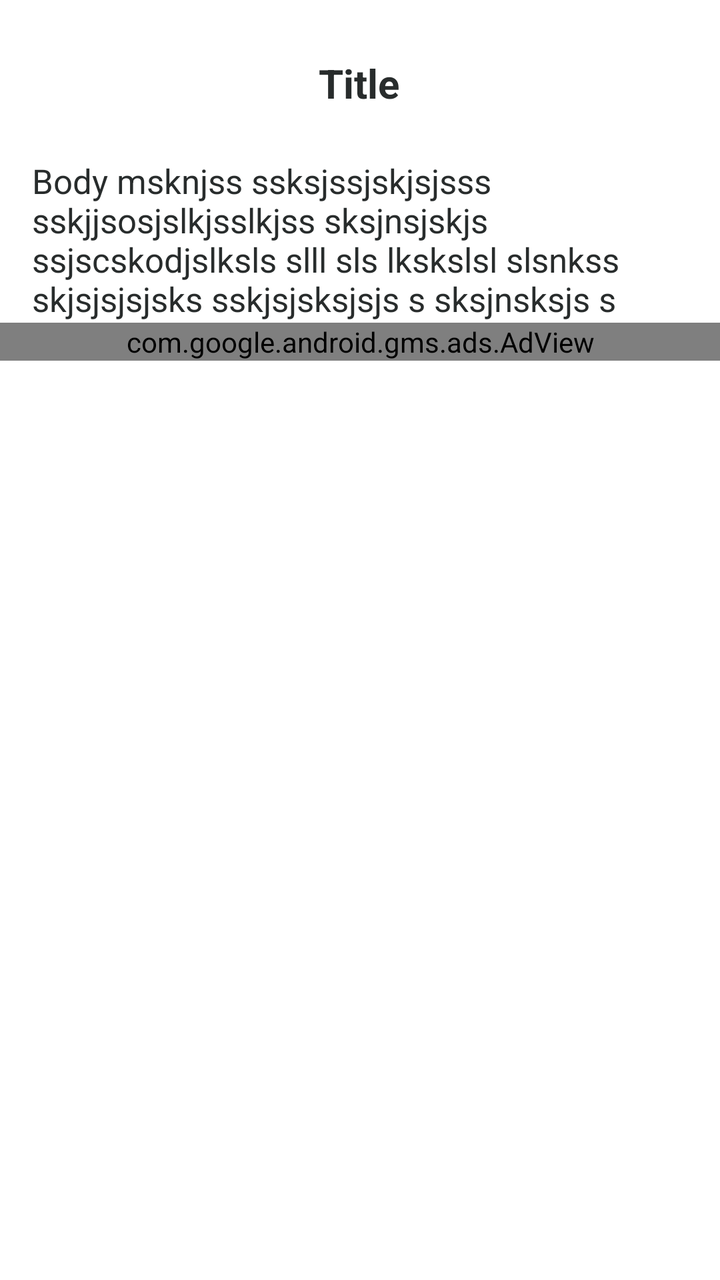
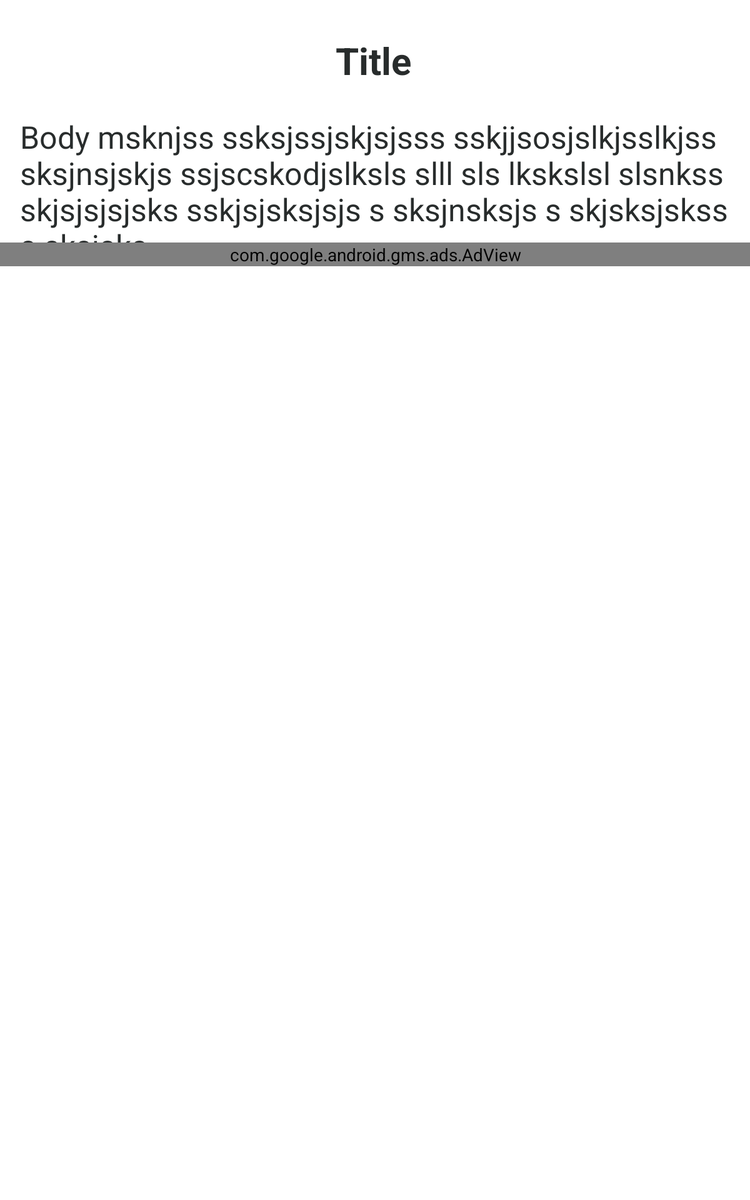

First picture: res/layout/ on a phone held upright. Second picture: the repository's own variant of that layout, on a device whose configuration matches the variant's folder. Source for both follows.
<!-- AndroidManifest.xml: application theme AppTheme -->
<!-- res/layout/facts_fragment.xml -->
<?xml version="1.0" encoding="utf-8"?>
<androidx.core.widget.NestedScrollView
    xmlns:android="http://schemas.android.com/apk/res/android"
    xmlns:tools="http://schemas.android.com/tools"
    android:layout_width="match_parent"
    android:layout_height="match_parent"
    xmlns:app="http://schemas.android.com/apk/res-auto"
    tools:context=".ui.fact.FactsFragment">

<androidx.constraintlayout.widget.ConstraintLayout
    android:layout_width="match_parent"
    android:layout_height="match_parent">

   <TextView
       android:id="@+id/fact_name"
       android:layout_width="wrap_content"
       android:layout_height="wrap_content"
       android:layout_marginStart="8dp"
       android:textColor="@color/colorBlack"
       android:layout_marginTop="28dp"
       android:layout_marginEnd="8dp"
       android:textSize="20sp"
       android:textStyle="bold"
       app:layout_constraintEnd_toEndOf="parent"
       app:layout_constraintHorizontal_bias="0.498"
       app:layout_constraintStart_toStartOf="parent"
       app:layout_constraintTop_toTopOf="parent"
       tools:text="Title" />

   <TextView
       android:id="@+id/fact_body"
       android:layout_width="0dp"
       android:layout_height="wrap_content"
       android:layout_marginStart="16dp"
       android:layout_marginTop="24dp"
       android:layout_marginEnd="16dp"
       android:textColor="@color/colorBlack"
       android:textSize="17sp"
       app:layout_constraintEnd_toEndOf="parent"
       app:layout_constraintStart_toStartOf="parent"
       app:layout_constraintTop_toBottomOf="@+id/fact_name"
       tools:text="Body msknjss ssksjssjskjsjsss sskjjsosjslkjsslkjss sksjnsjskjs ssjscskodjslksls slll sls lkskslsl slsnkss skjsjsjsjsks sskjsjsksjsjs s sksjnsksjs s skjsksjskss s sksjsks" />

   <com.google.android.gms.ads.AdView
       android:id="@+id/adV"
       android:layout_width="match_parent"
       android:layout_height="wrap_content"
       app:adSize="BANNER"
       app:adUnitId="ca-app-pub-2405193777782482/7176920316"
       app:layout_constraintBottom_toBottomOf="parent"
       app:layout_constraintEnd_toEndOf="parent"
       app:layout_constraintStart_toStartOf="parent" />

</androidx.constraintlayout.widget.ConstraintLayout>
</androidx.core.widget.NestedScrollView>
<!-- resources referenced by this layout -->
<resources>
  <color name="colorBlack">#282C2C</color>
  <style name="AppTheme" parent="Theme.MaterialComponents.Light.NoActionBar">
          <item name="colorPrimary">@color/colorPrimary</item>
          <item name="colorPrimaryDark">@color/colorPrimaryDark</item>
          <item name="colorAccent">@color/colorAccent</item>
          <item name="windowActionModeOverlay">true</item>
      </style>
  <color name="colorPrimary">#298CF6</color>
  <color name="colorPrimaryDark">#0972F1</color>
  <color name="colorAccent">#FFA501</color>
</resources>
<!-- res/layout-sw600dp/facts_fragment.xml (the repository's variant of the layout above) -->
<!-- drawn on a 7-inch tablet held upright -->
<?xml version="1.0" encoding="utf-8"?>
<androidx.core.widget.NestedScrollView
    xmlns:android="http://schemas.android.com/apk/res/android"
    xmlns:tools="http://schemas.android.com/tools"
    android:layout_width="match_parent"
    android:layout_height="match_parent"
    xmlns:app="http://schemas.android.com/apk/res-auto"
    tools:context=".ui.fact.FactsFragment">

<androidx.constraintlayout.widget.ConstraintLayout
    android:layout_width="match_parent"
    android:layout_height="match_parent">

   <TextView
       android:id="@+id/fact_name"
       android:layout_width="wrap_content"
       android:layout_height="wrap_content"
       android:layout_marginStart="8dp"
       android:textColor="@color/colorBlack"
       android:layout_marginTop="28dp"
       android:layout_marginEnd="8dp"
       android:textSize="30sp"
       android:textStyle="bold"
       app:layout_constraintEnd_toEndOf="parent"
       app:layout_constraintHorizontal_bias="0.498"
       app:layout_constraintStart_toStartOf="parent"
       app:layout_constraintTop_toTopOf="parent"
       tools:text="Title" />

   <TextView
       android:id="@+id/fact_body"
       android:layout_width="0dp"
       android:layout_height="wrap_content"
       android:layout_marginStart="16dp"
       android:layout_marginTop="24dp"
       android:layout_marginEnd="16dp"
       android:textColor="@color/colorBlack"
       android:textSize="25sp"
       app:layout_constraintEnd_toEndOf="parent"
       app:layout_constraintStart_toStartOf="parent"
       app:layout_constraintTop_toBottomOf="@+id/fact_name"
       tools:text="Body msknjss ssksjssjskjsjsss sskjjsosjslkjsslkjss sksjnsjskjs ssjscskodjslksls slll sls lkskslsl slsnkss skjsjsjsjsks sskjsjsksjsjs s sksjnsksjs s skjsksjskss s sksjsks" />

   <include
       layout="@layout/adview"
       android:id="@+id/adView"
       android:layout_width="0dp"
       android:layout_height="0dp"/>

</androidx.constraintlayout.widget.ConstraintLayout>
</androidx.core.widget.NestedScrollView>
<!-- res/layout/adview.xml (included above) -->
<?xml version="1.0" encoding="utf-8"?>
<merge
    xmlns:android="http://schemas.android.com/apk/res/android"
    xmlns:app="http://schemas.android.com/apk/res-auto"
    android:layout_width="match_parent">

        <com.google.android.gms.ads.AdView
            android:id="@+id/adV"
            android:layout_width="match_parent"
            android:layout_height="wrap_content"
            app:adSize="BANNER"
            app:adUnitId="ca-app-pub-2405193777782482/7176920316"
            app:layout_constraintBottom_toBottomOf="parent"
            app:layout_constraintEnd_toEndOf="parent"
            app:layout_constraintStart_toStartOf="parent" />
</merge>
